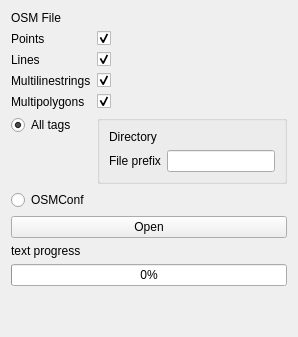
       <widget class="QWidget" name="osm_file">
        <layout class="QVBoxLayout" name="verticalLayout_7">
         <item>
          <layout class="QFormLayout" name="formLayout">
           <property name="fieldGrowthPolicy">
            <enum>QFormLayout::ExpandingFieldsGrow</enum>
           </property>
           <item row="0" column="0">
            <widget class="QLabel" name="label_10">
             <property name="text">
              <string>OSM File</string>
             </property>
            </widget>
           </item>
           <item row="0" column="1">
            <widget class="QgsFileWidget" name="osm_file_2"/>
           </item>
           <item row="1" column="0">
            <widget class="QLabel" name="label_11">
             <property name="text">
              <string notr="true">Points</string>
             </property>
            </widget>
           </item>
           <item row="1" column="1">
            <widget class="QCheckBox" name="checkBox_of_points">
             <property name="text">
              <string/>
             </property>
             <property name="checked">
              <bool>true</bool>
             </property>
            </widget>
           </item>
           <item row="2" column="0">
            <widget class="QLabel" name="label_12">
             <property name="text">
              <string notr="true">Lines</string>
             </property>
            </widget>
           </item>
           <item row="2" column="1">
            <widget class="QCheckBox" name="checkBox_of_lines">
             <property name="text">
              <string/>
             </property>
             <property name="checked">
              <bool>true</bool>
             </property>
            </widget>
           </item>
           <item row="3" column="0">
            <widget class="QLabel" name="label_16">
             <property name="text">
              <string notr="true">Multilinestrings</string>
             </property>
            </widget>
           </item>
           <item row="3" column="1">
            <widget class="QCheckBox" name="checkBox_of_multilinestrings">
             <property name="text">
              <string/>
             </property>
             <property name="checked">
              <bool>true</bool>
             </property>
            </widget>
           </item>
           <item row="4" column="0">
            <widget class="QLabel" name="label_27">
             <property name="text">
              <string notr="true">Multipolygons</string>
             </property>
            </widget>
           </item>
           <item row="4" column="1">
            <widget class="QCheckBox" name="checkBox_of_multipolygons">
             <property name="text">
              <string/>
             </property>
             <property name="checked">
              <bool>true</bool>
             </property>
            </widget>
           </item>
           <item row="5" column="0">
            <widget class="QRadioButton" name="radioButton_allTags">
             <property name="text">
              <string>All tags</string>
             </property>
             <property name="checked">
              <bool>true</bool>
             </property>
            </widget>
           </item>
           <item row="5" column="1">
            <widget class="QGroupBox" name="groupBox_file">
             <property name="title">
              <string/>
             </property>
             <layout class="QVBoxLayout" name="verticalLayout_5">
              <item>
               <layout class="QFormLayout" name="formLayout_2">
                <item row="0" column="0">
                 <widget class="QLabel" name="label_28">
                  <property name="text">
                   <string>Directory</string>
                  </property>
                 </widget>
                </item>
                <item row="0" column="1">
                 <widget class="QgsFileWidget" name="output_of_directory"/>
                </item>
                <item row="1" column="0">
                 <widget class="QLabel" name="label_29">
                  <property name="text">
                   <string>File prefix</string>
                  </property>
                 </widget>
                </item>
                <item row="1" column="1">
                 <widget class="QLineEdit" name="lineEdit_of_filePrefix"/>
                </item>
               </layout>
              </item>
             </layout>
            </widget>
           </item>
           <item row="6" column="0">
            <widget class="QRadioButton" name="radioButton_osmConf">
             <property name="text">
              <string>OSMConf</string>
             </property>
             <property name="checked">
              <bool>false</bool>
             </property>
            </widget>
           </item>
           <item row="6" column="1">
            <widget class="QgsFileWidget" name="osm_conf"/>
           </item>
          </layout>
         </item>
         <item>
          <widget class="QPushButton" name="pushButton_of_runQuery">
           <property name="text">
            <string>Open</string>
           </property>
          </widget>
         </item>
         <item>
          <widget class="QLabel" name="label_of_progress">
           <property name="text">
            <string notr="true">text progress</string>
           </property>
          </widget>
         </item>
         <item>
          <widget class="QProgressBar" name="progressBar_of_execution">
           <property name="value">
            <number>0</number>
           </property>
          </widget>
         </item>
         <item>
          <spacer name="verticalSpacer_2">
           <property name="orientation">
            <enum>Qt::Vertical</enum>
           </property>
           <property name="sizeHint" stdset="0">
            <size>
             <width>20</width>
             <height>40</height>
            </size>
           </property>
          </spacer>
         </item>
        </layout>
       </widget>
